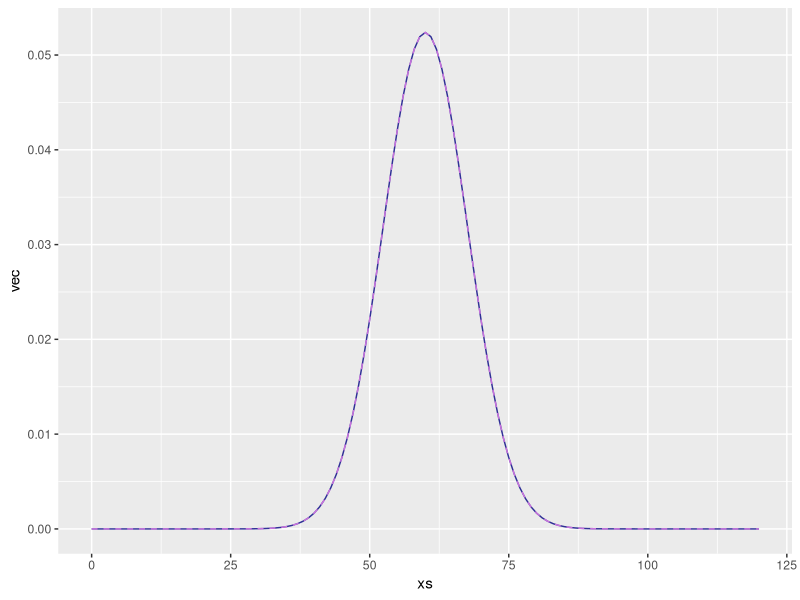
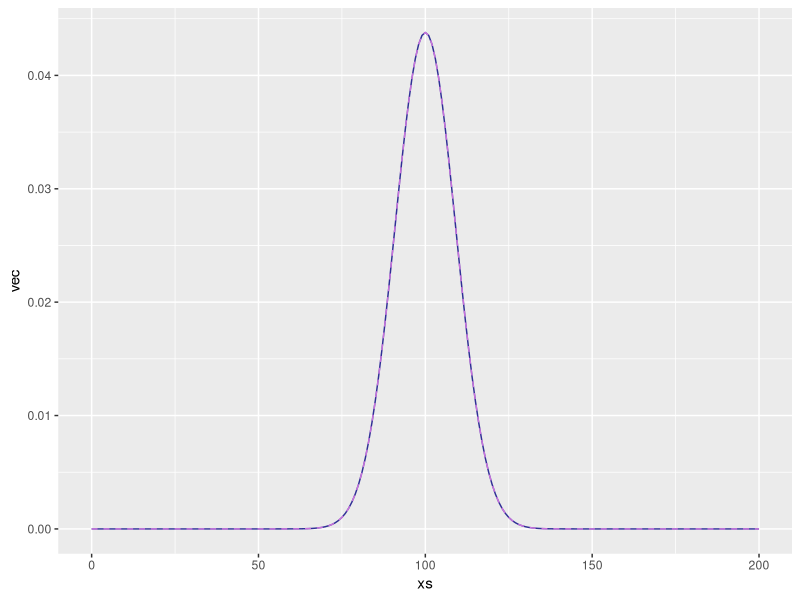
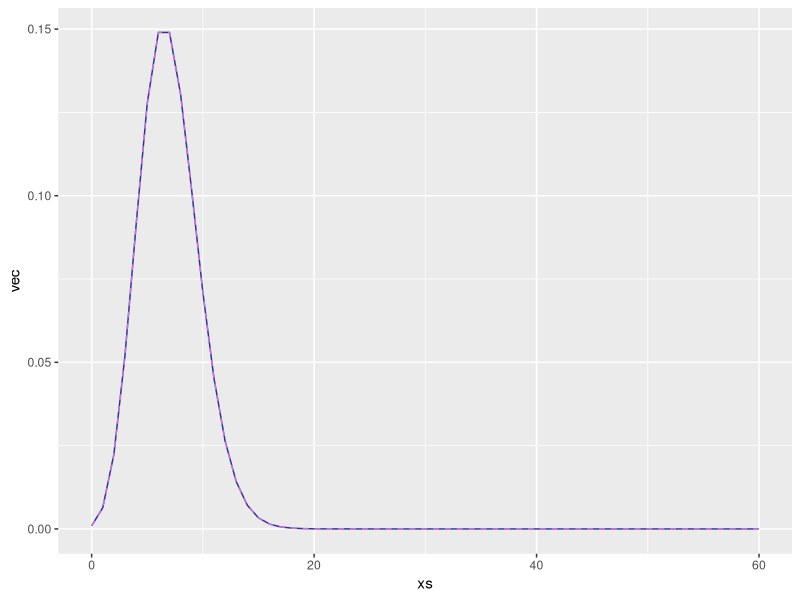
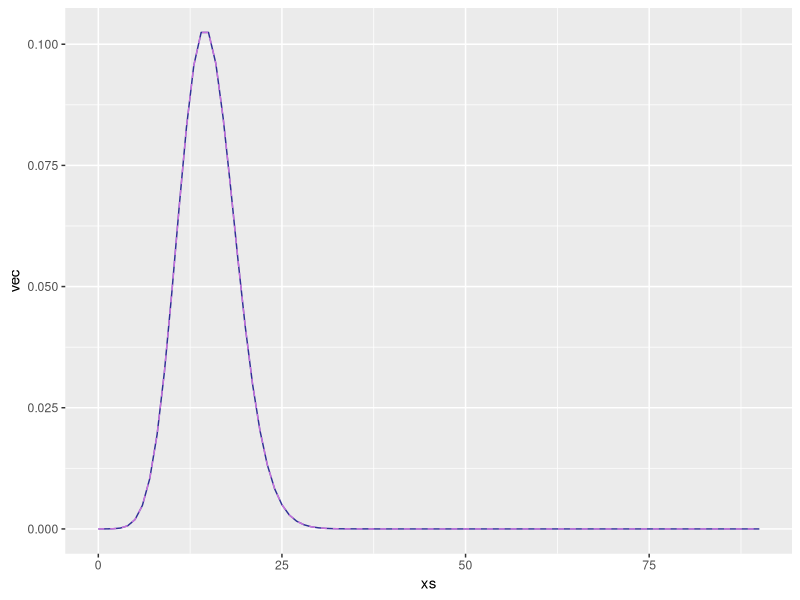
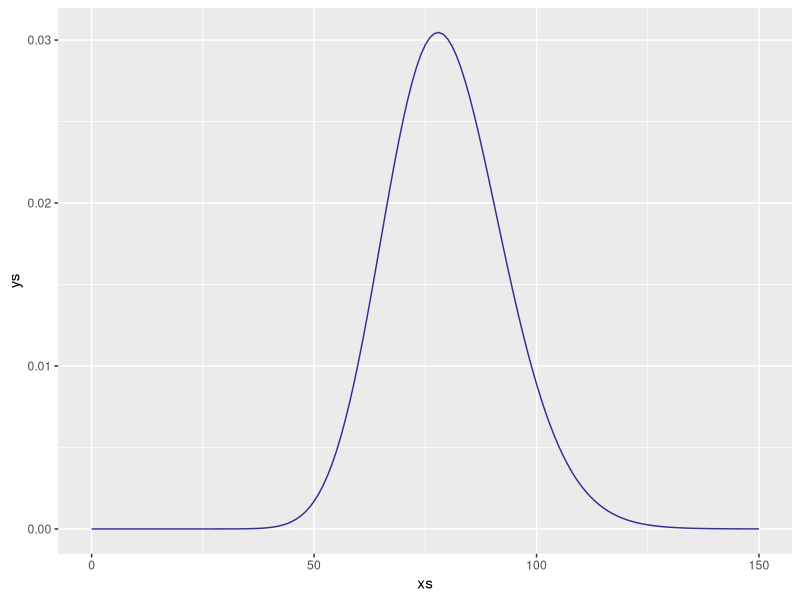

R code for these plots, in order:
library(ggplot2)
library(data.table)
library(plyr)
library(dplyr)

## Density from 0 to n (n+1 elements)
merge_density <- function(density_left, density_right) {
    max_left <- length(density_left) - 1
    max_right <- length(density_right) - 1
    max_joint <- max_left + max_right

    vec <- rowSums(sapply(0:max_right, function(index) {
        ## 1-based index
        density <- density_right[index + 1]
        ## joint probability
        likelihoods <- density_left * density
        n_fill <- max_joint - max_left - index
        c(rep(0, index), likelihoods, rep(0, n_fill))
    }))

    print(sum(vec))
    df <- data.table(count=0:(NROW(vec)-1), freq=vec)
    df_acc <- rep(df$count, df$freq * 10000000)
    print(mean(df_acc))
    print(var(df_acc))
    vec
}

plot_norm_density <- function(vec, expected_mean, expected_var) {
    xs <- 0:(NROW(vec)-1)
    g <- ggplot()
    g <- g + geom_line(aes(x=xs, y=vec),
                       color="navy", alpha=0.8, linetype="solid")
    g <- g + geom_line(aes(x=xs, y=dnorm(xs, expected_mean, sqrt(expected_var))),
                       color="violet", alpha=0.8, linetype="dashed")
    plot(g)
}

plot_pois_density <- function(vec, expected_mean) {
    xs <- 0:(NROW(vec)-1)
    g <- ggplot()
    g <- g + geom_line(aes(x=xs, y=vec),
                       color="navy", alpha=0.8, linetype="solid")
    g <- g + geom_line(aes(x=xs, y=dpois(xs, expected_mean)),
                       color="violet", alpha=0.8, linetype="dashed")
    plot(g)
}

plot_density <- function(vec, max_x) {
    n <- min(max_x + 1, NROW(vec))
    xs <- 0:(n-1)
    ys <- vec[1:n]
    g <- ggplot()
    g <- g + geom_line(aes(x=xs, y=ys), color="navy", alpha=0.8, linetype="solid")
    plot(g)
}

vec <- merge_density(dnorm(0:40, 20, 3), dnorm(0:80, 40, 7))
plot_norm_density(vec, 60, 58)
vec <- merge_density(vec, dnorm(0:80, 40, 5))
plot_norm_density(vec, 100, 83)

vec <- merge_density(dpois(0:30, 3), dpois(0:30, 4))
plot_pois_density(vec, 7)
vec <- merge_density(vec, dpois(0:30, 8))
plot_pois_density(vec, 15)

vec <- merge_density(dnbinom(0:100, size=10, prob=0.3), dnbinom(0:100, size=15, prob=0.8))
vec <- merge_density(vec, dnbinom(0:100, size=30, prob=0.6))
vec <- merge_density(vec, dnbinom(0:100, size=40, prob=0.55))
plot_density(vec, 150)
